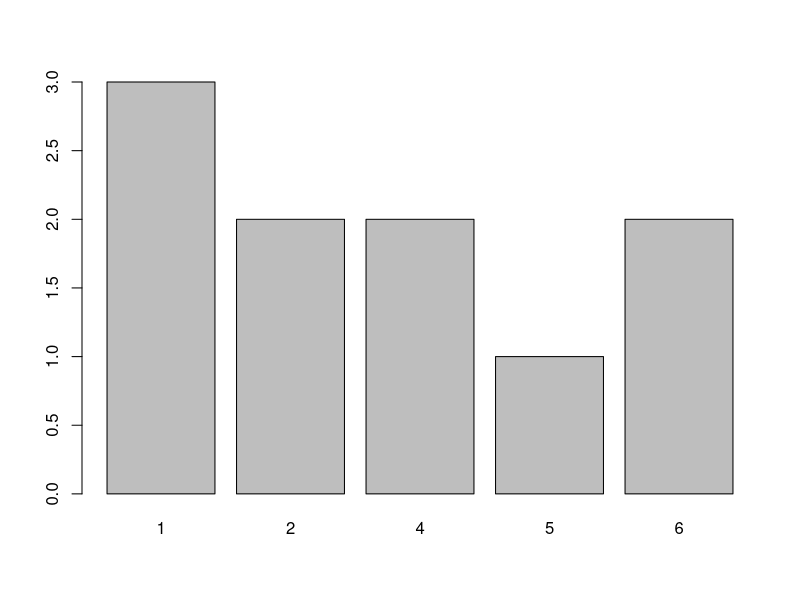
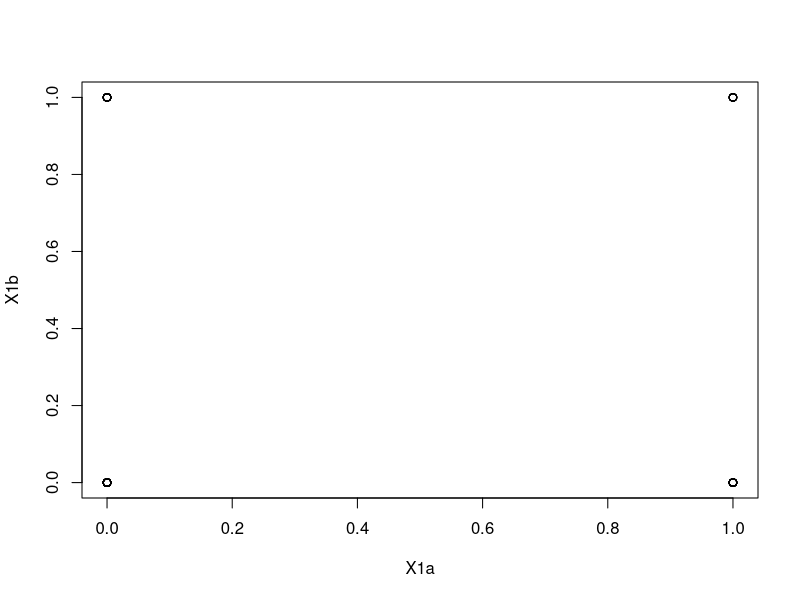
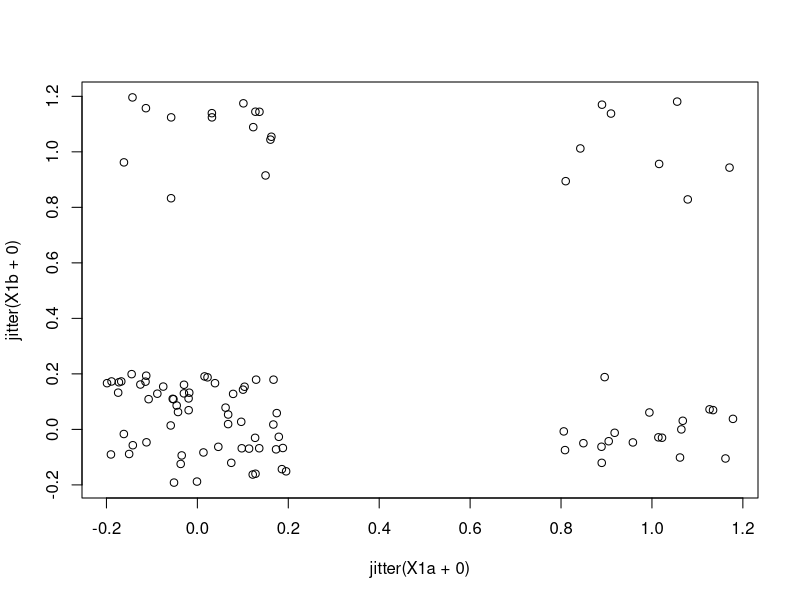
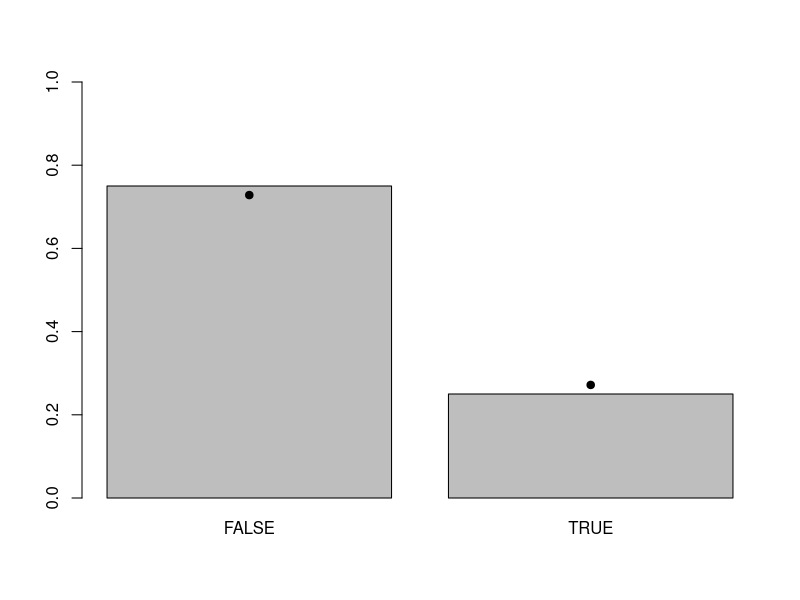
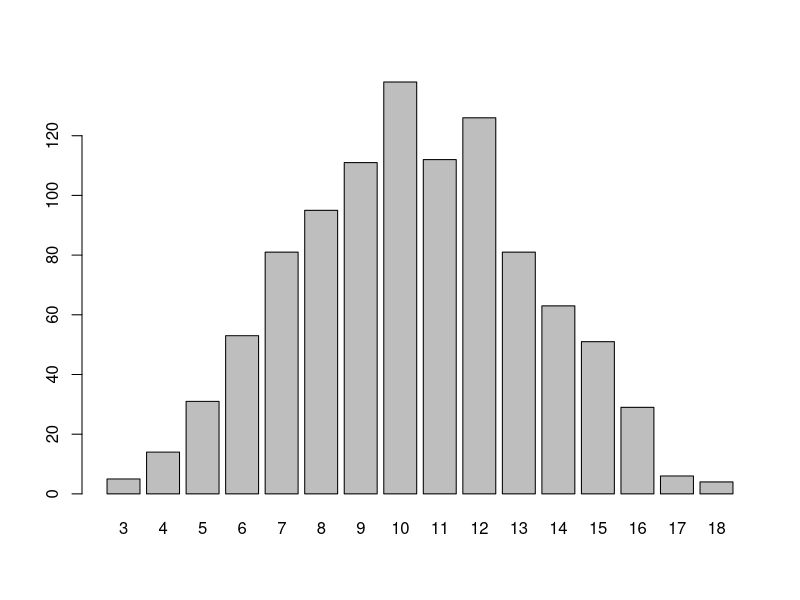
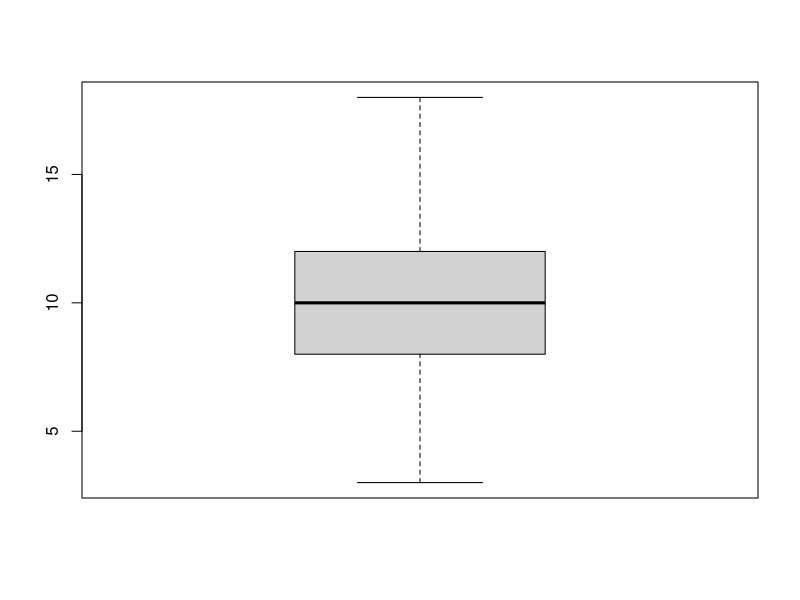
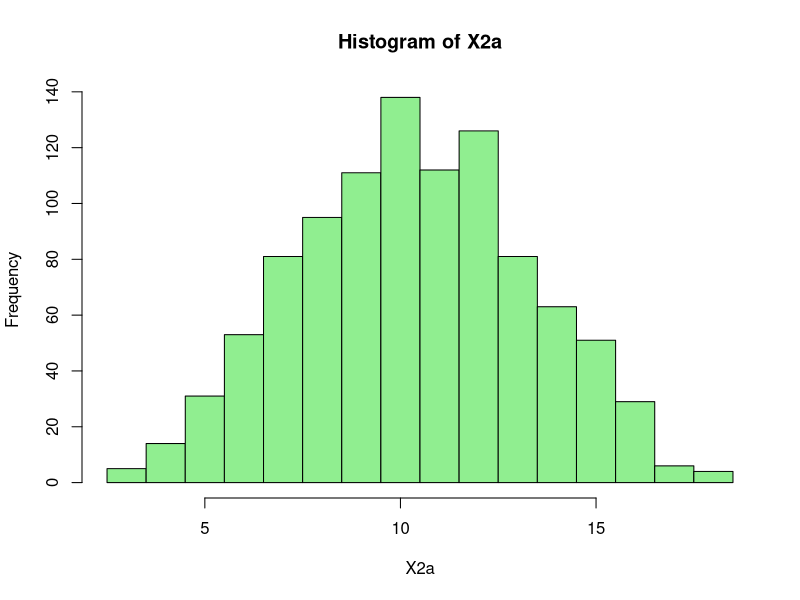
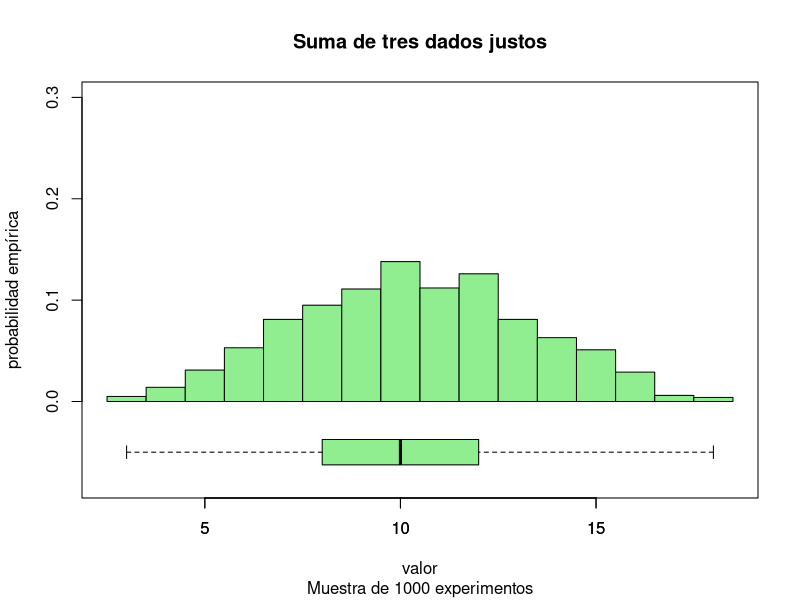

Reproduce these figures in R, in order.
## ---- chunk 1
library(stringi)
library(dplyr)
## ---- chunk 2
rMoneda <- function(){
  return(sample(c("Cara", "Sello"), 1))
}
## ---- chunk 3
rDado <- function(){
  return(sample(6, 1))
}
## ---- chunk 4
rMano <- function(k = 5){
  Ran <- rep(c("A", 2: 10, "J", "Q", "K"),4)
  Pin <- c(rep("♠", 13), rep("♦", 13), rep("♣", 13), rep("♥", 13))
  Mazo <- paste(Ran, Pin, sep = "")
  return(sample(Mazo, k))
}
## ---- chunk 5
rCosas <- function(k, Objetos, Cantidades, reemplazo = FALSE, orden = FALSE){
  Bolsa <- rep(Objetos,Cantidades)
  X <- sample(Bolsa, k, replace = reemplazo)
  if(!orden){
    return(paste(sort(X), collapse = ""))
  }
  else{
    return(paste(X, collapse = ""))
  }
}
## ---- chunk 6
rCosas(4, c("R", "V", "A"), c(4,3,3), reemplazo = FALSE, orden = TRUE)
## ---- chunk 7
replicate(30, rDado())
## ---- chunk 8
X <- replicate(10, rDado())
## ---- chunk 9
table(X)
## ---- chunk 10
barplot(table(X))
## ---- chunk 11
unique(X)
## ---- chunk 12
length(unique(replicate(10, rDado()))) == 6
## ---- chunk 13
rE1 <- function(){
  return(length(unique(replicate(10, rDado()))) == 6)
}
## ---- chunk 14
X1a <- replicate(100, rE1())
## ---- chunk 15
table(X1a)/length(X1a)
## ---- chunk 16
X1b <- replicate(100, rE1())
table(X1b)/length(X1b)
## ---- chunk 17
plot(X1a, X1b)
## ---- chunk 18
plot(jitter(X1a+0), jitter(X1b+0))
## ---- chunk 19
p <- sum(choose(6,6:1)*((6:1)^10)*((-1)^(6:1)))/6^10
## ---- chunk 20
X1 <- replicate(1000, rE1())
## ---- chunk 21
table(X1)/length(X1)
## ---- chunk 22
B <- barplot(table(X1) / length(X1), ylim = c(0 ,1))
points(B,c(1-p, p), pch = 19)
## ---- chunk 23
rE2 <- function(){
  return(sum(replicate(3, rDado())))
}
## ---- chunk 24
X2a <- replicate(1000, rE2())
barplot(table(X2a))
## ---- chunk 25
summary(X2a)
## ---- chunk 26
boxplot(X2a)
## ---- chunk 27
hist(X2a, breaks = (3:19) - 0.5, col = "lightgreen")
## ---- chunk 28
hist(X2a
     , breaks = (3:19) - 0.5
     , col = "lightgreen"
     , prob = TRUE
     , ylim = c(-0.08, 0.3)
     , main = "Suma de tres dados justos"
     , sub = paste("Muestra de", length(X2a), "experimentos")
     , ylab = "probabilidad empírica"
     , xlab = "valor"
     )
boxplot(X2a, horizontal = TRUE, add = TRUE, at = -0.05, boxwex = 0.05, col = "lightgreen")
## ---- chunk 29
rMano(2)
## ---- chunk 30
X3a <- replicate(1000, rMano(2), simplify = FALSE)
## ---- chunk 31
X3a[1]
## ---- chunk 32
X3a[[1]]
## ---- chunk 33
head(X3a)
## ---- chunk 34
priCarta <- function(M){
  return(M[1])
}
## ---- chunk 35
segCarta <- function(M){
  return(M[2])
}
## ---- chunk 36
PrimeraCarta <- Vectorize(priCarta)
## ---- chunk 37
SegundaCarta <- Vectorize(segCarta)
## ---- chunk 38
TablaX3a <- data.frame(
  Primera = PrimeraCarta(X3a)
  , Segunda = SegundaCarta(X3a)
  , stringsAsFactors = FALSE
  )
## ---- chunk 39
head(X3a)
## ---- chunk 40
head(TablaX3a)
## ---- chunk 41
head(TablaX3a$Primera)
## ---- chunk 42
head(TablaX3a$Segunda)
## ---- chunk 43
Rango <- function(M){
  stri_sub(M, from = 1, to = 1)  
}
## ---- chunk 44
TablaX3a$RangoPrimera <- Rango(TablaX3a$Primera)
TablaX3a$RangoSegunda <- Rango(TablaX3a$Segunda)
## ---- chunk 45
head(TablaX3a)
## ---- chunk 46
TablaX3a$AmbasSonReyes <- (TablaX3a$RangoPrimera == "K") & (TablaX3a$RangoSegunda == "K")
## ---- chunk 47
sum(TablaX3a$AmbasSonReyes)/nrow(TablaX3a)
## ---- chunk 48
X3b <- replicate(100000, rMano(2), simplify = FALSE)

TablaX3b <- data.frame(
  Primera = PrimeraCarta(X3b)
  , Segunda = SegundaCarta(X3b)
  , stringsAsFactors = FALSE
  )

TablaX3b$RangoPrimera <- Rango(TablaX3b$Primera)
TablaX3b$RangoSegunda <- Rango(TablaX3b$Segunda)

TablaX3b$AmbasSonReyes <- (TablaX3b$RangoPrimera == "K") & (TablaX3b$RangoSegunda == "K")
## ---- chunk 49
qest <- sum(TablaX3b$AmbasSonReyes)/nrow(TablaX3b)
qest
## ---- chunk 50
abs(qest - 1/221)
## ---- chunk 51
abs(qest - 1/221)/(1/221)
## ---- chunk 52
niReyniReina <- function(Rangos){
  return(!any((Rangos == "K") | (Rangos == "Q")))
}
## ---- chunk 53
niReyniReina(Rango(rMano(2)))
## ---- chunk 54
X4a <- replicate(1000, niReyniReina(Rango(rMano(2))))
## ---- chunk 55
table(X4a)/length(X4a)
## ---- chunk 56
rE5 <- function(){
  return(rCosas(4, c("R", "V", "A"),c(4,3,3), reemplazo = FALSE, orden=TRUE))
}
## ---- chunk 57
rE5()
## ---- chunk 58
X5a <- replicate(10000, rE5())
## ---- chunk 59
length(unique(X5a))
## ---- chunk 60
barplot(table(X5a)/length(X5a), las=3, cex.names = 0.3)
## ---- chunk 61
rE6 <- function(){
  return(rCosas(4, c("R", "V", "A"),c(4,3,3), reemplazo = FALSE, orden=FALSE))
}
## ---- chunk 62
X6a <- replicate(1000, rE6())
## ---- chunk 63
length(unique(X6a))
## ---- chunk 64

